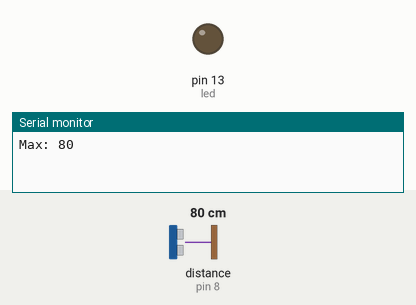
Recording of a sketch running on a simulated Arduino Uno, built with avr-gcc and run on an emulated ATmega328P. Shown: output pins drawn as LEDs (lit = HIGH), the last lines printed to the serial monitor. Wiring (inferred from the names in the program): ultrasonic range finder: trigger pin 7; echo pin 8. Inputs (shaded band) come from the test bench; at power-on: distance to the obstacle (sensor on pin 8) 80 cm. The echo pulse lasts 58.3 µs per cm; pins used as bus, display or sensor lines are not drawn.

Above: at 1.2 s.
1.3 s: distance to the obstacle (sensor on pin 8) set to 76 cm
At 2.3 s:
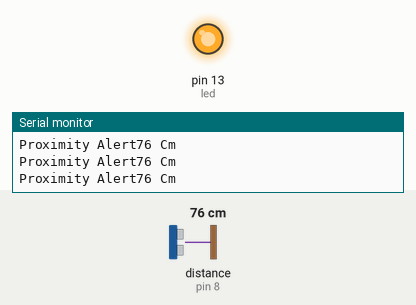
2.8 s: distance to the obstacle (sensor on pin 8) set to 120 cm
At 3.3 s:
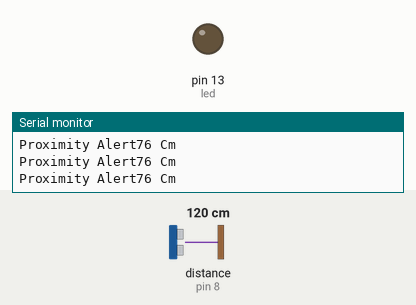
4.3 s: distance to the obstacle (sensor on pin 8) set to 2 cm
At 5.2 s:
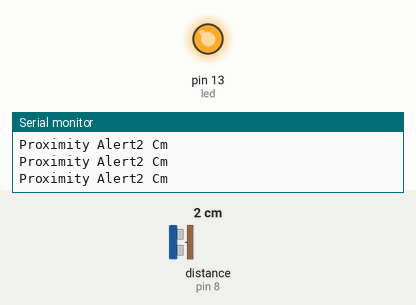
Timing chart, 0 to 7.3 s (numbered marks = the images above; inputs shaded):
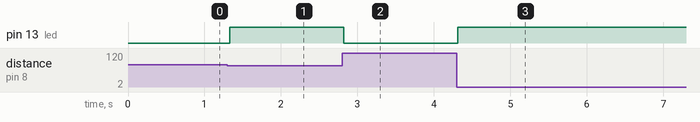

Measured:
- the behaviour switches between 80 and 79 cm on distance to the obstacle (sensor on pin 8) (found by bisection; images 0 and 1)
- after the input at 1.3 s, pin 13 (led): LOW → HIGH at once
- after the input at 2.8 s, pin 13 (led): HIGH → LOW at once
- after the input at 4.3 s, pin 13 (led): LOW → HIGH at once

The sketch:

BlueMotion_Arduino.ino
```cpp
int trigPin = 7;
int echoPin = 8;
int led = 13;

long maxcm;
boolean firsttime = true;
boolean done = false;


void setup() {
 // initialize serial communication:
 Serial.begin(9600);


 pinMode(trigPin, OUTPUT);
 pinMode(echoPin, INPUT);

 digitalWrite(trigPin, LOW);

 pinMode(led,OUTPUT);
}

void loop()
{
 // establish variables for duration of the ping,
 // and the distance result in inches and centimeters:
 long duration, inches,cm;
 //String str;

 digitalWrite(trigPin, HIGH);
 delayMicroseconds(10);
 digitalWrite(trigPin, LOW);

 duration = pulseIn(echoPin, HIGH);

 // convert the time into a distance
 cm = microsecondsToCentimeters(duration);
 inches = microsecondsToInches(duration);
 //Serial.println(String(inches));


    if (firsttime == true)
    {
      maxcm = 80;
      firsttime = false;
      Serial.println("Max: " + String(maxcm));
    }

  if (cm < maxcm)
  {
    if(done == false)
    {
      digitalWrite(led,HIGH);
      Serial.println("Proximity Alert" + String(cm) + " Cm");

    }
  }
  else
  {
    digitalWrite(led,LOW);
    done = false;
  }

 delay(50);
}

long microsecondsToInches(long microseconds)
{

 return microseconds / 74 / 2;
}

long microsecondsToCentimeters(long microseconds)
{

 return microseconds / 29 / 2;
}
```
